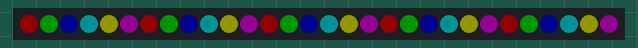
Simulated run of this sketch. Board: Arduino Uno, built with avr-gcc and run on an emulated ATmega328P. Parts: 30 RGB LEDs in strip order, left to right. Dim RGB values are drawn brighter than linear; random numbers use the default seed unless the sketch sets one.

Above: at 1.3 s.
At 3.6 s:
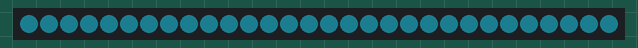
At 6.0 s:
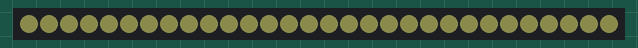
At 21.76 s:
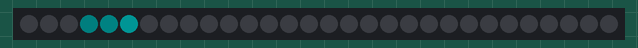
At 37.5 s:
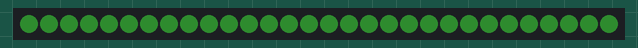
At 39.3 s:
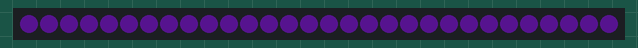

The sketch:

ChristmasTree.ino
```cpp
#include "LedBar.h"

LedBar leds(6, 30);

void setup() {
  leds.Init();
}

void loop() {
  leds.Clear();

  leds.StepOne();

  leds.StepTwo();

  leds.StepThree();

  leds.StepFour();
}
```

LedBar.cpp
```cpp
#include "LedBar.h"

LedBar::LedBar(int pin, int ledCount){
  PIN = pin;
  LedCount = ledCount;
  pixels = new Adafruit_NeoPixel(LedCount, PIN, NEO_GRB + NEO_KHZ800);
}

void LedBar::Init(){
  pixels->begin();
  pixels->setBrightness(20);
}

void LedBar::Clear(){
  pixels->clear();
}

void LedBar::StepOne(){
  for(int i=0; i<LedCount; i++) {
    if(i % 6 == 0){
      pixels->setPixelColor(i, pixels->Color(255, 0, 0));
    }
    if(i % 6 == 1){
      pixels->setPixelColor(i, pixels->Color(0, 255, 0));
    }
    if(i % 6 == 2){
      pixels->setPixelColor(i, pixels->Color(0, 0, 255));
    }
    if(i % 6 == 3){
      pixels->setPixelColor(i, pixels->Color(0, 255, 255));
    }
    if(i % 6 == 4){
      pixels->setPixelColor(i, pixels->Color(255, 255, 0));
    }
    if(i % 6 == 5){
      pixels->setPixelColor(i, pixels->Color(255, 0, 255));
    }
    pixels->show();
    delay(40);
  }

  delay(500);

  for(int i=0; i<LedCount; i++) {
    pixels->setPixelColor(i, pixels->Color(0, 0, 0));
    pixels->show();
    delay(40);
  }
}

void LedBar::StepTwo(){
  for(int i=0; i<6; i++) {
    int r = (int)random(0, 255);
    int g = (int)random(0, 255);
    int b = (int)random(0, 255);
    for(int i=0; i<LedCount; i++)
      pixels->setPixelColor(i, pixels->Color(r, g, b));
    pixels->show();
    delay(600);
  }
}

void LedBar::StepThree(){
  pixels->clear();

  for(int k = 0; k < 6; k++){
    for(int i=0; i<LedCount-1; i++) {

      if(k % 6 == 0){
        pixels->setPixelColor(i-1, pixels->Color(50, 0, 0));
        pixels->setPixelColor(i, pixels->Color(80, 0, 0));
        pixels->setPixelColor(i+1, pixels->Color(255, 0, 0));
      }
      if(k % 6 == 1){
        pixels->setPixelColor(i-1, pixels->Color(0, 50, 0));
        pixels->setPixelColor(i, pixels->Color(0, 80, 0));
        pixels->setPixelColor(i+1, pixels->Color(0, 255, 0));;
      }
      if(k % 6 == 2){
        pixels->setPixelColor(i-1, pixels->Color(0, 0, 50));
        pixels->setPixelColor(i, pixels->Color(0, 0, 80));
        pixels->setPixelColor(i+1, pixels->Color(0, 0, 255));
      }
      if(k % 6 == 3){
        pixels->setPixelColor(i-1, pixels->Color(50, 0, 50));
        pixels->setPixelColor(i, pixels->Color(80, 0, 80));
        pixels->setPixelColor(i+1, pixels->Color(255, 0, 255));
      }
      if(k % 6 == 4){
        pixels->setPixelColor(i-1, pixels->Color(60, 50, 0));
        pixels->setPixelColor(i, pixels->Color(80, 80, 0));
        pixels->setPixelColor(i+1, pixels->Color(255, 255, 0));
      }
      if(k % 6 == 5){
        pixels->setPixelColor(i-1, pixels->Color(0, 50, 50));
        pixels->setPixelColor(i, pixels->Color(0, 80, 80));
        pixels->setPixelColor(i+1, pixels->Color(0, 255, 255));
      }

      pixels->show();
      delay(100);
      pixels->clear();
    }

    pixels->clear();
  }

}

void LedBar::StepFour(){
  for(int k = 0; k<10; k++){
    int r = (int)random(0, 255);
    int g = (int)random(0, 255);
    int b = (int)random(0, 255);
    for(int i=LedCount/2,j = LedCount/2-1; i<LedCount; i++, j--) {

      pixels->setPixelColor(j, pixels->Color(r,g,b));
      pixels->setPixelColor(i, pixels->Color(r,g,b));

      pixels->show();
      delay(60);
      pixels->clear();
    }
    delay(100);
  }
}
```

LedBar.h
```cpp
#include <Adafruit_NeoPixel.h>

#ifndef LEDBAR_H
#define LEDBAR_H

class LedBar{
  public:
    int PIN;
    int LedCount;
    Adafruit_NeoPixel* pixels;
    LedBar(int pin, int ledCount);
    void Init();
    void Clear();
    void StepOne();
    void StepTwo();
    void StepThree();
    void StepFour();
};

#endif //LEDBAR_H
```

Measured:
- what the display in image 2 shows lasts 0.6 s, from 6.0 s to 6.6 s
